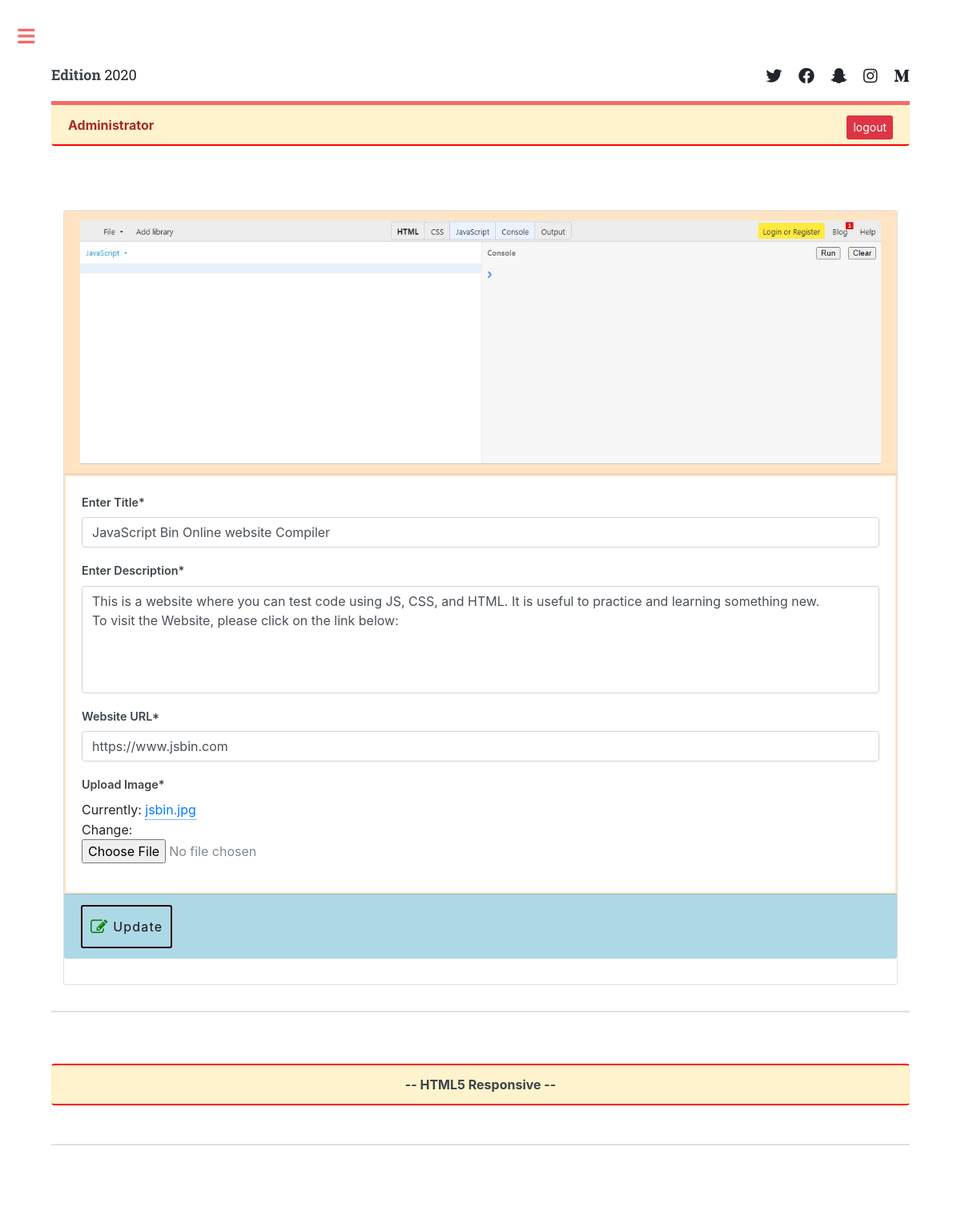
The app's page /edit_site/27 (signed in) with its own data.
### web/models.py (models this page shows, shortened)
class Site(models.Model):
    title = models.CharField(max_length=200, null=False, blank=False, unique=True, verbose_name="Enter Title")
    description = models.TextField(null=False, blank=False, unique=True, verbose_name="Enter Description")
    url = models.URLField(null=False, blank=False, unique=True, verbose_name="Website URL")
    image = models.ImageField(null=False, blank=False, verbose_name="Upload Image")
    class Meta:
        unique_together=[['title', 'url']]

### web/views.py (the view)
# urls.py: path('edit_site/<str:pk>', views.edit_site, name='edit_site'),
@login_required(login_url='login')
def edit_site(request,pk):
    try:
        site_instance = Site.objects.get(id=pk)
        form = SiteForm(instance=site_instance)
        if request.method =="POST":
            form = SiteForm(request.POST, request.FILES, instance=site_instance)
            if form.is_valid():
                form.save()
                messages.info(request,f"The site Titled: {site_instance.title} has been updated")
                return redirect('sites')
        context = {'form': form, 'site_instance': site_instance}
        return render(request,'pages/edit_site.html', context)
    except Exception as e:
        messages.info(request,'Something went wrong, please check the fields !!!')
        messages.warning(request,e)
        return redirect('sites')

### web/forms.py
class SiteForm(forms.ModelForm):
    class Meta:
        model = Site
        fields ='__all__'
        widgets={
            'title': forms.Textarea(attrs={'rows': '1', 'placeholder': 'Enter Title', 'style': 'resize:none;' }),
            'description': forms.Textarea(attrs={'placeholder': 'Enter Description', 'rows': '5', 'style': 'resize:none;'}),
            'url': forms.Textarea(attrs={'class': 'input', 'type': 'url', 'placeholder': 'Enter URL Here', 'style': 'resize:none;', 'rows': '1'})
            }

### templates/pages/edit_site.html (shortened to what this page needs)
{% extends 'layout.html' %}
{% load static %}
{% load crispy_forms_tags %}
{% block content %}
<div class="container" style="align-content: center;">
    <div class="card">
        {% if site_instance %}
        <div class="card-header d-flex justify-content-center" style="background-color:bisque; border:3 px solid bisque; border-radius: 3px solid bisque;">
        {% if site_instance.image %}
        <img src="{{site_instance.image.url}}" alt=""  class="img-fluid"/>
        {% endif %}
        {% endif %}
        </div>
    <form action="" method="POST" enctype="multipart/form-data" >
        <div class="card-body" style="border: 2px solid bisque;" >
            {{form|crispy}}
        </div>
        <div class="card-footer" style="background-color:lightblue">
            <button type="submit" class="btn">
                <i class="fa fa-edit fa-sping fa-lg" style="color:green"></i>
                Update
            </button>
        </div>
    </form>
    </div>
</div>
{% endblock content %}

### templates/layout.html (shortened to what this page needs)
{% load static %}
<!DOCTYPE HTML>
<html>
	<head>
		<link rel="stylesheet" href="{% static 'css/main.css' %}"/>
		<link rel="stylesheet" href="{% static 'css/login.css' %}"/>
		<link rel="stylesheet" href="https://maxcdn.bootstrapcdn.com/bootstrap/4.5.2/css/bootstrap.min.css">
		<link rel="stylesheet" href="https://cdnjs.cloudflare.com/ajax/libs/font-awesome/4.7.0/css/font-awesome.min.css">
	</head>
	<body class="is-preload">
			<div id="wrapper">
					<div id="main">
						<div class="inner">
								<header id="header">
									<a href="#" class="logo"><strong>Edition</strong> 2020</a>
									<ul class="icons">
										<li><a href="#" class="icon brands fa-twitter"><span class="label">Twitter</span></a></li>
										<li><a href="#" class="icon brands fa-facebook-f"><span class="label">Facebook</span></a></li>
										<li><a href="#" class="icon brands fa-snapchat-ghost"><span class="label">Snapchat</span></a></li>
										<li><a href="#" class="icon brands fa-instagram"><span class="label">Instagram</span></a></li>
										<li><a href="#" class="icon brands fa-medium-m"><span class="label">Medium</span></a></li>
									</ul>
								</header>
								{% if user.is_authenticated %}
								{% if user.is_superuser %}
								<div class="alert alert-warning" style="border-bottom:2px solid red;">
									<b style="color:brown">{{user.first_name}} {{user.last_name}} </b>
									<a href="{% url 'logout' %}" class="btn-sm btn-danger" style="float:right">logout</a>
								</div>
								{% else %}
								<div class="alert alert-warning" style="border-bottom:2px solid red;">
									<b>{{user.first_name}} {{user.last_name}} </b>
									<a href="{% url 'logout' %}" class="btn-sm btn-danger" style="float:right">logout</a>
								</div>
								{% endif %}
								{% endif %}
								<section id="banner">
									{% block content %}
									{% endblock content %}
								</section>
								<section>
									<div class="alert alert-warning" style="text-align: center;border-bottom:2px solid red; border-top:2px solid red;">
										<strong>
											-- HTML5 Responsive --
										</strong>
									</div>
								</section>
								<section>
								</section>
						</div>
					</div>
			</div>
	</body>
</html>

### static/css/login.css (style rules this page uses)
html { background-color: none; }
body { font-family: "Poppins", sans-serif; height: 100vh; }
a { color: #92badd; display:inline-block; text-decoration: none; font-weight: 400; }

### records on screen
Site: image (picture), title "JavaScript Bin Online website Compiler", description "This is a website where you can test code using JS, CSS, and HTML. It is useful to practice and learning something new. To visit the Website, please click on the link below:", url "https://www.jsbin.com"

### other values on screen
{{ user.first_name }} "Administrator"
